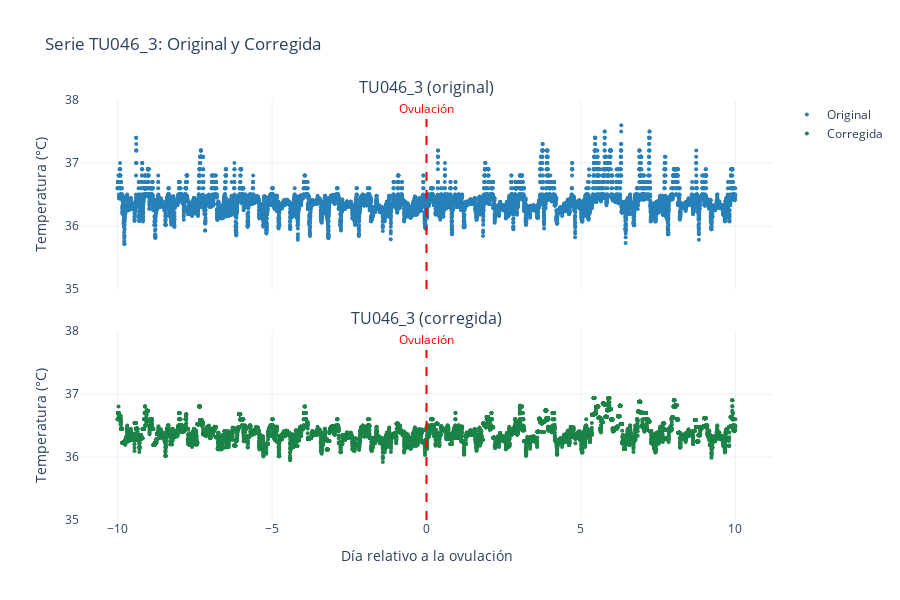
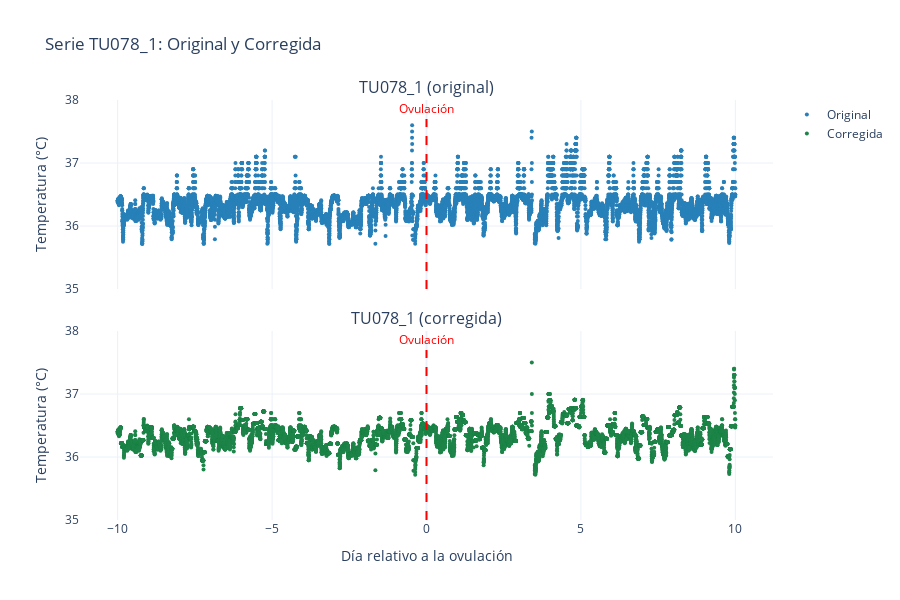
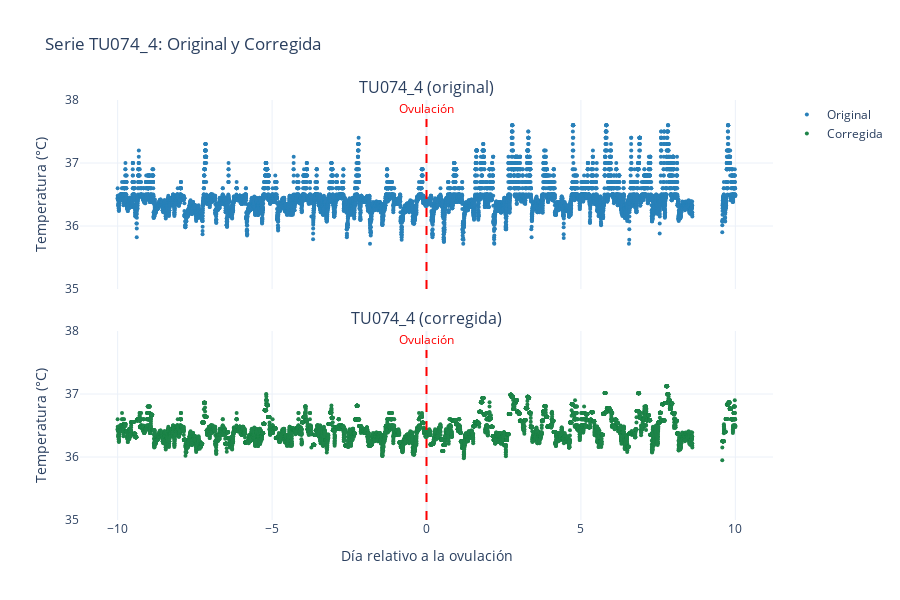

Notebook cell for these charts, in order:
### Code cell
print_series_zoom(muestras_orig=muestras_ovul, muestras_corr=muestras_corregidas, list_ids=ids_estudio, modo_visualizacion="separadas")

### Figure 1 — Plotly figure (JSON) as saved in the notebook; plotly's stock layout.template omitted (floating-point values rounded to 4 significant figures; data arrays with more than 128 entries replaced by an {"elided": "..."} marker saying what was removed)
{"data": [{"marker": {"color": "#2980B9", "size": 4}, "mode": "markers", "name": "Original", "type": "scatter", "x": {"elided": "14401 float values"}, "xaxis": "x", "y": {"elided": "14401 float values"}, "yaxis": "y"}, {"marker": {"color": "#1E8449", "size": 4}, "mode": "markers", "name": "Corregida", "type": "scatter", "x": {"elided": "14401 float values"}, "xaxis": "x2", "y": {"elided": "14401 float values"}, "yaxis": "y2"}], "layout": {"annotations": [{"font": {"size": 16}, "showarrow": false, "text": "TU046_3 (original)", "x": 0.5, "xanchor": "center", "xref": "paper", "y": 1, "yanchor": "bottom", "yref": "paper"}, {"font": {"size": 16}, "showarrow": false, "text": "TU046_3 (corregida)", "x": 0.5, "xanchor": "center", "xref": "paper", "y": 0.45, "yanchor": "bottom", "yref": "paper"}, {"font": {"color": "red"}, "showarrow": false, "text": "Ovulación", "x": 0, "xref": "x", "y": 37.7, "yanchor": "bottom", "yref": "y"}, {"font": {"color": "red"}, "showarrow": false, "text": "Ovulación", "x": 0, "xref": "x2", "y": 37.7, "yanchor": "bottom", "yref": "y2"}], "height": 600, "hovermode": "x unified", "shapes": [{"line": {"color": "red", "dash": "dash", "width": 2}, "type": "line", "x0": 0, "x1": 0, "xref": "x", "y0": 35, "y1": 37.7, "yref": "y"}, {"line": {"color": "red", "dash": "dash", "width": 2}, "type": "line", "x0": 0, "x1": 0, "xref": "x2", "y0": 35, "y1": 37.7, "yref": "y2"}], "title": {"text": "Serie TU046_3: Original y Corregida"}, "xaxis": {"anchor": "y", "domain": [0, 1], "matches": "x2", "showticklabels": false}, "xaxis2": {"anchor": "y2", "domain": [0, 1], "title": {"text": "Día relativo a la ovulación"}}, "yaxis": {"anchor": "x", "domain": [0.55, 1], "range": [35, 38], "title": {"text": "Temperatura (°C)"}}, "yaxis2": {"anchor": "x2", "domain": [0, 0.45], "range": [35, 38], "title": {"text": "Temperatura (°C)"}}}}

### Figure 2 — Plotly figure (JSON) as saved in the notebook; plotly's stock layout.template omitted (floating-point values rounded to 4 significant figures; data arrays with more than 128 entries replaced by an {"elided": "..."} marker saying what was removed)
{"data": [{"marker": {"color": "#2980B9", "size": 4}, "mode": "markers", "name": "Original", "type": "scatter", "x": {"elided": "14401 float values"}, "xaxis": "x", "y": {"elided": "14401 float values"}, "yaxis": "y"}, {"marker": {"color": "#1E8449", "size": 4}, "mode": "markers", "name": "Corregida", "type": "scatter", "x": {"elided": "14401 float values"}, "xaxis": "x2", "y": {"elided": "14401 float values"}, "yaxis": "y2"}], "layout": {"annotations": [{"font": {"size": 16}, "showarrow": false, "text": "TU078_1 (original)", "x": 0.5, "xanchor": "center", "xref": "paper", "y": 1, "yanchor": "bottom", "yref": "paper"}, {"font": {"size": 16}, "showarrow": false, "text": "TU078_1 (corregida)", "x": 0.5, "xanchor": "center", "xref": "paper", "y": 0.45, "yanchor": "bottom", "yref": "paper"}, {"font": {"color": "red"}, "showarrow": false, "text": "Ovulación", "x": 0, "xref": "x", "y": 37.7, "yanchor": "bottom", "yref": "y"}, {"font": {"color": "red"}, "showarrow": false, "text": "Ovulación", "x": 0, "xref": "x2", "y": 37.7, "yanchor": "bottom", "yref": "y2"}], "height": 600, "hovermode": "x unified", "shapes": [{"line": {"color": "red", "dash": "dash", "width": 2}, "type": "line", "x0": 0, "x1": 0, "xref": "x", "y0": 35, "y1": 37.7, "yref": "y"}, {"line": {"color": "red", "dash": "dash", "width": 2}, "type": "line", "x0": 0, "x1": 0, "xref": "x2", "y0": 35, "y1": 37.7, "yref": "y2"}], "title": {"text": "Serie TU078_1: Original y Corregida"}, "xaxis": {"anchor": "y", "domain": [0, 1], "matches": "x2", "showticklabels": false}, "xaxis2": {"anchor": "y2", "domain": [0, 1], "title": {"text": "Día relativo a la ovulación"}}, "yaxis": {"anchor": "x", "domain": [0.55, 1], "range": [35, 38], "title": {"text": "Temperatura (°C)"}}, "yaxis2": {"anchor": "x2", "domain": [0, 0.45], "range": [35, 38], "title": {"text": "Temperatura (°C)"}}}}

### Figure 3 — Plotly figure (JSON) as saved in the notebook; plotly's stock layout.template omitted (floating-point values rounded to 4 significant figures; data arrays with more than 128 entries replaced by an {"elided": "..."} marker saying what was removed)
{"data": [{"marker": {"color": "#2980B9", "size": 4}, "mode": "markers", "name": "Original", "type": "scatter", "x": {"elided": "14401 float values"}, "xaxis": "x", "y": {"elided": "14401 float values"}, "yaxis": "y"}, {"marker": {"color": "#1E8449", "size": 4}, "mode": "markers", "name": "Corregida", "type": "scatter", "x": {"elided": "14401 float values"}, "xaxis": "x2", "y": {"elided": "14401 float values"}, "yaxis": "y2"}], "layout": {"annotations": [{"font": {"size": 16}, "showarrow": false, "text": "TU074_4 (original)", "x": 0.5, "xanchor": "center", "xref": "paper", "y": 1, "yanchor": "bottom", "yref": "paper"}, {"font": {"size": 16}, "showarrow": false, "text": "TU074_4 (corregida)", "x": 0.5, "xanchor": "center", "xref": "paper", "y": 0.45, "yanchor": "bottom", "yref": "paper"}, {"font": {"color": "red"}, "showarrow": false, "text": "Ovulación", "x": 0, "xref": "x", "y": 37.7, "yanchor": "bottom", "yref": "y"}, {"font": {"color": "red"}, "showarrow": false, "text": "Ovulación", "x": 0, "xref": "x2", "y": 37.7, "yanchor": "bottom", "yref": "y2"}], "height": 600, "hovermode": "x unified", "shapes": [{"line": {"color": "red", "dash": "dash", "width": 2}, "type": "line", "x0": 0, "x1": 0, "xref": "x", "y0": 35, "y1": 37.7, "yref": "y"}, {"line": {"color": "red", "dash": "dash", "width": 2}, "type": "line", "x0": 0, "x1": 0, "xref": "x2", "y0": 35, "y1": 37.7, "yref": "y2"}], "title": {"text": "Serie TU074_4: Original y Corregida"}, "xaxis": {"anchor": "y", "domain": [0, 1], "matches": "x2", "showticklabels": false}, "xaxis2": {"anchor": "y2", "domain": [0, 1], "title": {"text": "Día relativo a la ovulación"}}, "yaxis": {"anchor": "x", "domain": [0.55, 1], "range": [35, 38], "title": {"text": "Temperatura (°C)"}}, "yaxis2": {"anchor": "x2", "domain": [0, 0.45], "range": [35, 38], "title": {"text": "Temperatura (°C)"}}}}
